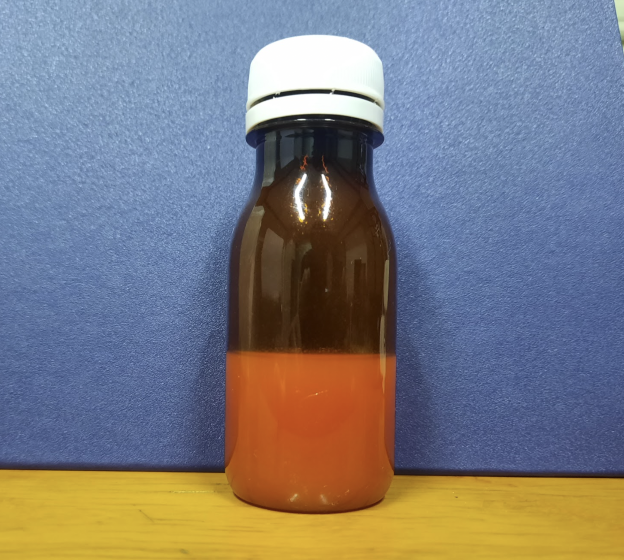
#> input picture images/proris_new/p2.png, 1248 x 1120 px (shown at 1/2 size)
$ python trackbar_int.py
#> lines starting #> are read from the running program, lines starting #| are printed output that depends on the picture; after the words box and inside, x2 and y2 are one past the last pixel; in counts of white or black regions, pixels touching at a corner belong together
import cv2
import numpy as np

# HEADER
window_name = "trackbar_tools"
value = {'th': 0, 'min': 0, 'max': 0}
disp_val = np.zeros((50,500,3), np.uint8)
cv2.namedWindow(window_name)

# display value_trackbar setting
font = cv2.FONT_HERSHEY_SIMPLEX
disp_val = cv2.putText(disp_val, "th: ", (10, 30), font, 0.5, (255,255,255), 1)
disp_val = cv2.putText(disp_val, "min: ", (90, 30), font, 0.5, (255,255,255), 1)
disp_val = cv2.putText(disp_val, "max: ", (170, 30), font, 0.5, (255,255,255), 1)

disp_val = cv2.putText(disp_val, "0", (30, 30), font, 0.5, (255,255,255), 1)
disp_val = cv2.putText(disp_val, "0", (125, 30), font, 0.5, (255,255,255), 1)
disp_val = cv2.putText(disp_val, "0", (210, 30), font, 0.5, (255,255,255), 1)


def nothing(x):
    pass

# value display updater
def update_th_value(x):
    global font, disp_val, value
    disp_val = cv2.putText(disp_val, f"{value['th']}", (30, 30), font, 0.5, (0,0,0), 1)
    disp_val = cv2.putText(disp_val, f"{x}", (30, 30), font, 0.5, (255,255,255), 1)
    value['th'] = x

def update_min_value(x):
    global font, disp_val, value
    disp_val = cv2.putText(disp_val, f"{value['min']}", (125, 30), font, 0.5, (0,0,0), 1)
    disp_val = cv2.putText(disp_val, f"{x}", (125, 30), font, 0.5, (255,255,255), 1)
    value['min'] = x

def update_max_value(x):
    global font, disp_val, value
    disp_val = cv2.putText(disp_val, f"{value['max']}", (210, 30), font, 0.5, (0,0,0), 1)
    disp_val = cv2.putText(disp_val, f"{x}", (210, 30), font, 0.5, (255,255,255), 1)
    value['max'] = x


# create trackbar
cv2.createTrackbar("th", window_name, 0 ,255, update_th_value)
cv2.createTrackbar("min", window_name, 0 ,255, update_min_value)
cv2.createTrackbar("max", window_name, 0 ,255, update_max_value)


# BODY

img = cv2.imread("../../images/proris_new/p2.png")
#> img is the input picture: shape (1120, 1248, 3); mean B, G, R 128.6, 123.4, 123.5
img_gray = cv2.cvtColor(img, cv2.COLOR_BGR2GRAY)
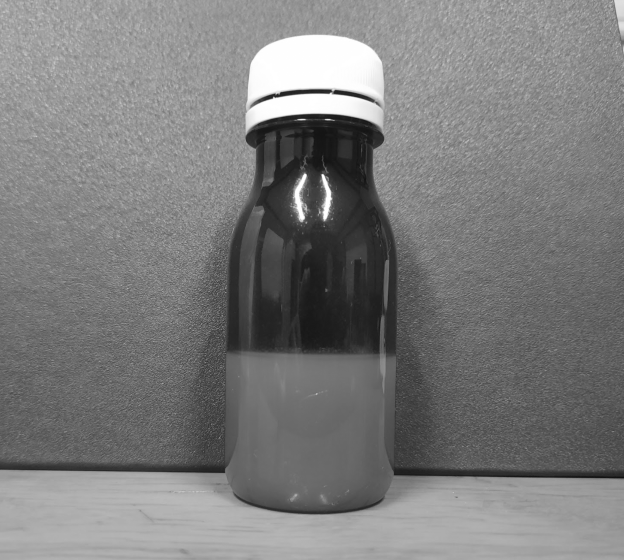
#> img_gray: shape (1120, 1248) (shown at 1/2 size); min 13, max 255, mean 124


# run
while (1):
    track_bar = cv2.imshow(window_name,disp_val)
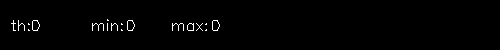
#> window 'trackbar_tools': shape (50, 500, 3); 1.1% white in thin lines or dots, all inside (x1, y1, x2, y2) = (11, 19, 220, 31)
    th = cv2.getTrackbarPos("th", window_name)
    min = cv2.getTrackbarPos("min", window_name)
    max = cv2.getTrackbarPos("max", window_name)


    ret, thresh = cv2.threshold(img_gray, min, max, cv2.THRESH_OTSU)
#> thresh: shape (1120, 1248); every value is 0
#> ret = 122
    cv2.imshow("img_thresh", thresh)

    key = cv2.waitKey(1) & 0xff
#> (key q is pressed here)
    if key == ord('q'):
        break


cv2.destroyAllWindows()
